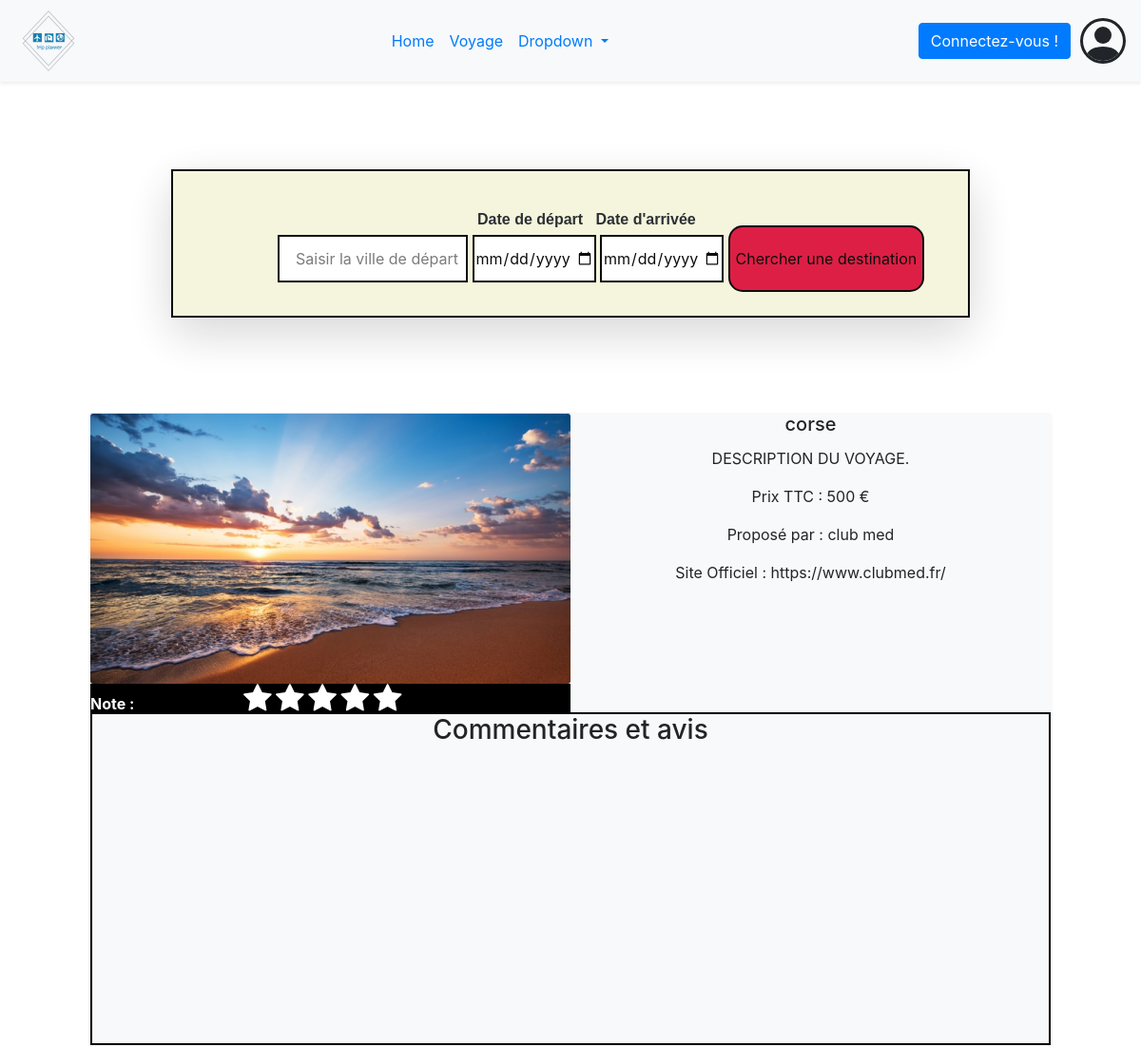
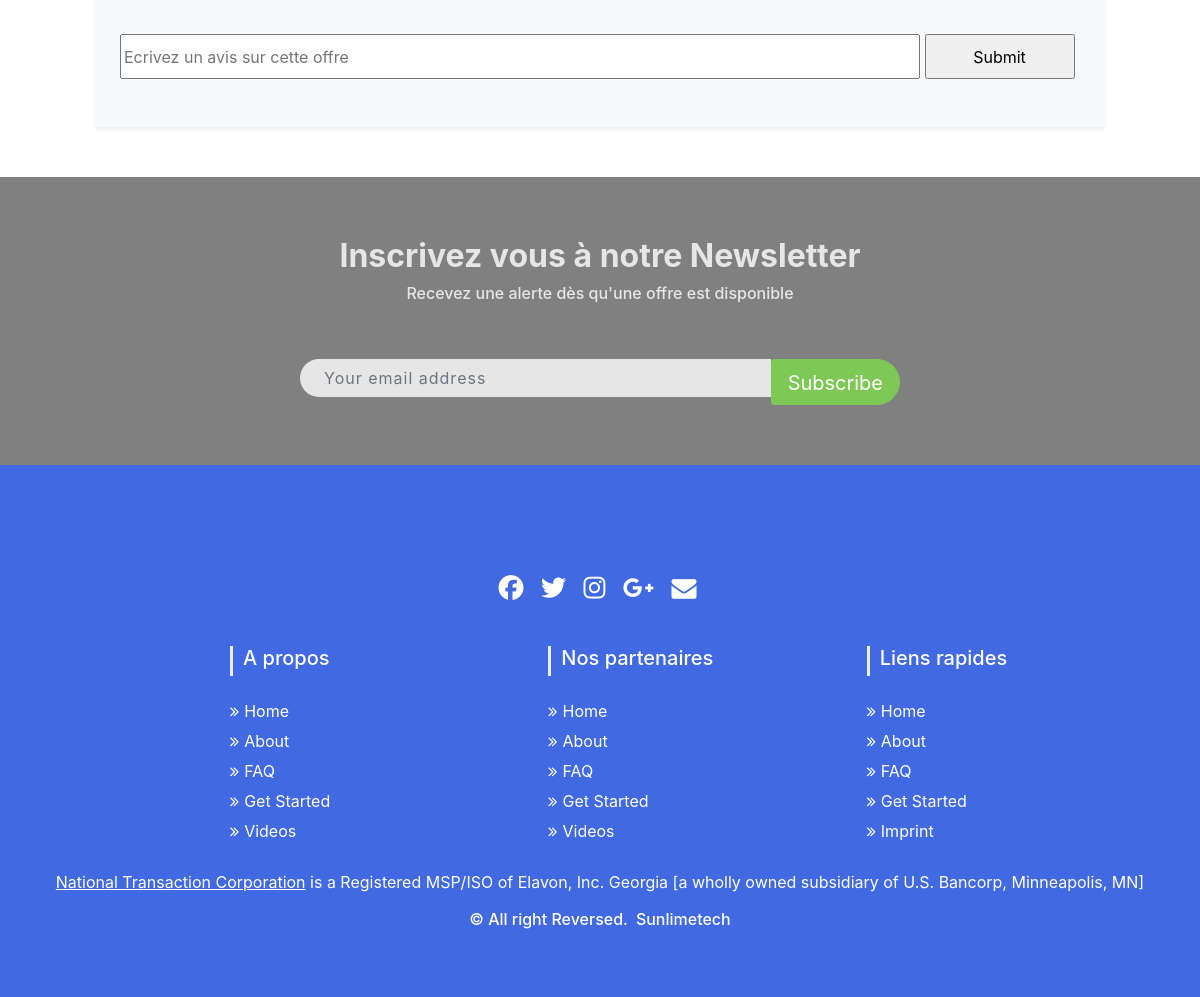
Page /view/fiche-produit.php?id=1 on the committed database (2 pictures, top to bottom).
### tables this page shows
CREATE TABLE `tour_operators` (
  `id` int(10) NOT NULL,
  `name` varchar(150) NOT NULL,
  `link` varchar(255) NOT NULL
);

CREATE TABLE `destinations` (
  `id` int(10) NOT NULL,
  `location` varchar(150) NOT NULL,
  `price` int(10) NOT NULL,
  `id_tour_operator` int(10) NOT NULL,
  `images` varchar(1000) NOT NULL
);

### view/fiche-produit.php (the view, shortened to what this page needs)
<?php
     include '../partials/head.php';
     include '../partials/navbar.php';
     include '../config/autoload.php';
 ?>
<body>
<?php include '../partials/barSearch.php'; ?>
<br>
<br>
<br>
<?php
  $reponse = $bdd->prepare('SELECT `id`, `location`, `price`, `id_tour_operator`, `images` FROM `destinations` WHERE id = ?');
  $reponse->execute(array($_GET['id']));
  $reponse1 = $bdd->prepare('SELECT `id`, `name`, `link` FROM `tour_operators` WHERE id = ?');
  $reponse1->execute(array($_GET['id']));
  while ($donnees = $reponse->fetch()) {
    while ($donnees1 = $reponse1->fetch()) {
?>
<div class="container">
    <div class="secondCard bg-light shadow-sm mb-12 mt-5">
        <div class="row no-gutters">
            <div class="card-image  border-top col-md-6">
                <img src="../assets/images/plages.jpg" class="card-img" alt="...">
            </div>
            <div class=" card-text col-md-6">
                <div class="secondCard-body text-center">
                    <h5 class="card-title"><?=($donnees['location']);?></h5>
                    <p class="card-text ">DESCRIPTION DU VOYAGE.</p>
                    <p>Prix TTC : <?=($donnees['price']);?> € </p>
                    <p>Proposé par : <?=($donnees1['name']);?></p>
                    <p>Site Officiel : <?=($donnees1['link']);?></p>
                </div>
            </div>
            <div class="card-review col-md-12">
                <div class="secondCard-body">
                    <div style="background-color: black; width: 505px; height: 30px;">
<truc style="color: white; padding-left:"><strong>Note :</strong></truc>
<i class="fa fa-star fa-2x" data-index="0" style="margin-left: 110px;"></i>
<i class="fa fa-star fa-2x" data-index="1"></i>
<i class="fa fa-star fa-2x" data-index="2"></i>
<i class="fa fa-star fa-2x" data-index="3"></i>
<i class="fa fa-star fa-2x" data-index="4"></i>
<br><br>
</div>
<div class="review" style="border: 2px solid black; width: 100%; height: 350px;">
<h3 style="text-align: center;">Commentaires et avis</h3>
</div>
<input type="text" placeholder="Ecrivez un avis sur cette offre" style="width: 800px; height: 45px; margin-left: 25px; margin-top: 20px;">
<input type="submit" placeholder="Envoyer" style="height: 45px; width: 150px;">
                </div><br><br>
            </div>
        </div>
    </div>
</div>
<?php
  } }
  ?>
<?php include '../partials/form.php'?>
<?php include '../partials/footer.php'?>
</body>
</html>

### assets/css/styles.css (style rules this page uses)
html, body { max-width: 100%; overflow-x: hidden; }
.secondCard { margin: 50px; }

### rows in the picture
destinations: location "corse", price "500"
tour_operators: name "club med", link "https://www.clubmed.fr/"
